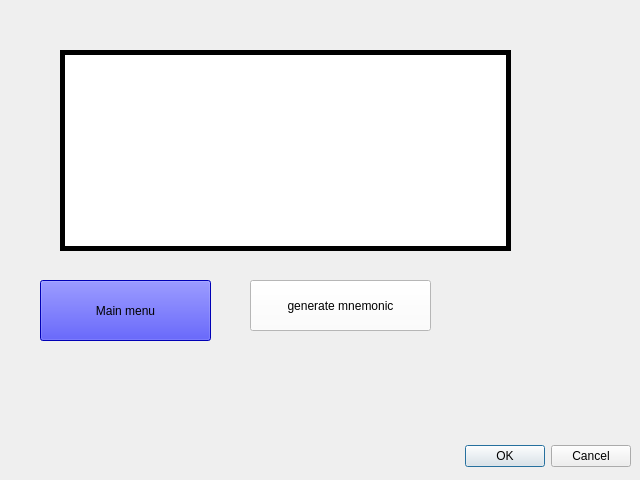
<?xml version="1.0" encoding="UTF-8"?>
<ui version="4.0">
 <class>no_mnemonic_page</class>
 <widget class="QDialog" name="no_mnemonic_page">
  <property name="geometry">
   <rect>
    <x>0</x>
    <y>0</y>
    <width>640</width>
    <height>480</height>
   </rect>
  </property>
  <property name="windowTitle">
   <string>Dialog</string>
  </property>
  <widget class="QDialogButtonBox" name="buttonBox">
   <property name="geometry">
    <rect>
     <x>10</x>
     <y>440</y>
     <width>621</width>
     <height>32</height>
    </rect>
   </property>
   <property name="orientation">
    <enum>Qt::Horizontal</enum>
   </property>
   <property name="standardButtons">
    <set>QDialogButtonBox::Cancel|QDialogButtonBox::Ok</set>
   </property>
  </widget>
  <widget class="QStackedWidget" name="stackedWidget">
   <property name="geometry">
    <rect>
     <x>0</x>
     <y>30</y>
     <width>571</width>
     <height>391</height>
    </rect>
   </property>
   <property name="currentIndex">
    <number>0</number>
   </property>
   <widget class="QWidget" name="page">
    <widget class="QPushButton" name="pushButton">
     <property name="geometry">
      <rect>
       <x>250</x>
       <y>250</y>
       <width>181</width>
       <height>51</height>
      </rect>
     </property>
     <property name="styleSheet">
      <string notr="true">background-color:white;</string>
     </property>
     <property name="text">
      <string>generate mnemonic</string>
     </property>
    </widget>
    <widget class="QTextBrowser" name="textBrowser">
     <property name="geometry">
      <rect>
       <x>60</x>
       <y>20</y>
       <width>451</width>
       <height>201</height>
      </rect>
     </property>
     <property name="font">
      <font>
       <pointsize>12</pointsize>
      </font>
     </property>
     <property name="styleSheet">
      <string notr="true">color: white;
border: 5 solid black;</string>
     </property>
    </widget>
    <widget class="QPushButton" name="pushButton_2">
     <property name="geometry">
      <rect>
       <x>40</x>
       <y>250</y>
       <width>171</width>
       <height>61</height>
      </rect>
     </property>
     <property name="styleSheet">
      <string notr="true">background-color: blue;
</string>
     </property>
     <property name="text">
      <string>Main menu</string>
     </property>
    </widget>
   </widget>
   <widget class="QWidget" name="page_2"/>
  </widget>
 </widget>
 <resources/>
 <connections>
  <connection>
   <sender>buttonBox</sender>
   <signal>accepted()</signal>
   <receiver>no_mnemonic_page</receiver>
   <slot>accept()</slot>
   <hints>
    <hint type="sourcelabel">
     <x>248</x>
     <y>254</y>
    </hint>
    <hint type="destinationlabel">
     <x>157</x>
     <y>274</y>
    </hint>
   </hints>
  </connection>
  <connection>
   <sender>buttonBox</sender>
   <signal>rejected()</signal>
   <receiver>no_mnemonic_page</receiver>
   <slot>reject()</slot>
   <hints>
    <hint type="sourcelabel">
     <x>316</x>
     <y>260</y>
    </hint>
    <hint type="destinationlabel">
     <x>286</x>
     <y>274</y>
    </hint>
   </hints>
  </connection>
 </connections>
</ui>
